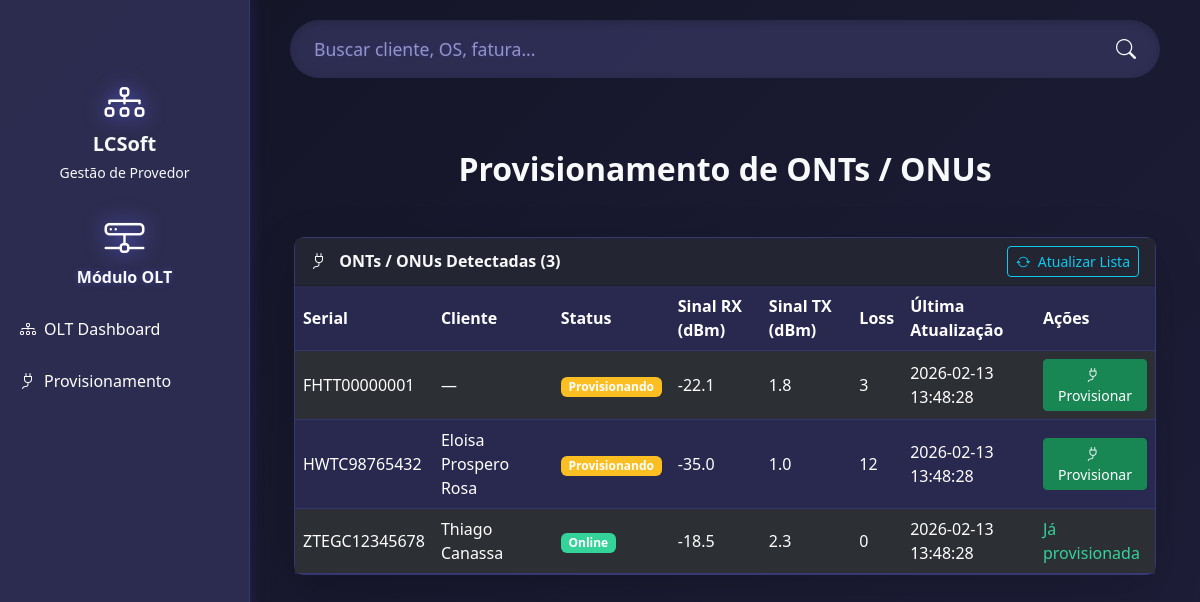
Screenshot of /provisionamento with the database file from the repository.
### tables this page shows
CREATE TABLE onus (
    id INTEGER PRIMARY KEY AUTOINCREMENT,
    olt_id INTEGER,
    serial TEXT UNIQUE NOT NULL,
    cliente_id INTEGER,
    status TEXT DEFAULT 'Offline',  -- Online, Offline, Provisionando, Erro
    sinal_rx REAL,
    sinal_tx REAL,
    loss INTEGER DEFAULT 0,
    ultima_atualizacao DATETIME,
    FOREIGN KEY (olt_id) REFERENCES olts(id),
    FOREIGN KEY (cliente_id) REFERENCES clientes(id)
);

CREATE TABLE clientes (
    id INTEGER PRIMARY KEY AUTOINCREMENT,
    nome TEXT NOT NULL,
    endereco TEXT,
    plano TEXT,
    status TEXT DEFAULT 'ativo',
    data_cadastro DATE
, email TEXT, telefone TEXT, status_contrato TEXT DEFAULT 'ativo');

### app.py (the view)
@app.route('/provisionamento')
def provisionamento():
    conn = get_db_connection()
    onus = conn.execute('''
        SELECT o.*, c.nome AS cliente_nome
        FROM onus o
        LEFT JOIN clientes c ON o.cliente_id = c.id
        ORDER BY o.serial
    ''').fetchall()
    conn.close()
    return render_template('provisionamento.html', onus=onus)

### app.py (called while the page is built)
def get_db_connection():
    conn = sqlite3.connect('isp_gestao.db')
    conn.row_factory = sqlite3.Row
    return conn

### templates/provisionamento.html
{% extends "base.html" %}
{% block content %}
<div class="container-fluid px-4 py-5">
    <h2 class="text-center mb-5 text-light fw-bold">Provisionamento de ONTs / ONUs</h2>
    <div class="card glass-card shadow-lg mb-5">
        <div
            class="card-header text-light fw-bold bg-dark bg-opacity-75 d-flex justify-content-between align-items-center">
            <div>
                <i class="bi bi-plug me-2"></i> ONTs / ONUs Detectadas ({{ onus|length }})
            </div>
            <a href="#" class="btn btn-outline-info btn-sm">
                <i class="bi bi-arrow-repeat me-1"></i> Atualizar Lista
            </a>
        </div>
        <div class="card-body p-0">
            {% if onus %}
            <div class="table-responsive">
                <table class="table table-hover table-dark table-striped m-0">
                    <thead>
                        <tr>
                            <th>Serial</th>
                            <th>Cliente</th>
                            <th>Status</th>
                            <th>Sinal RX (dBm)</th>
                            <th>Sinal TX (dBm)</th>
                            <th>Loss</th>
                            <th>Última Atualização</th>
                            <th>Ações</th>
                        </tr>
                    </thead>
                    <tbody>
                        {% for onu in onus %}
                        <tr>
                            <td>{{ onu['serial'] }}</td>
                            <td>{{ onu['cliente_nome'] or '—' }}</td>
                            <td>
                                <span
                                    class="badge {% if onu['status'] == 'Online' %}bg-success{% elif onu['status'] == 'Offline' %}bg-danger{% elif onu['status'] == 'Provisionando' %}bg-warning{% else %}bg-secondary{% endif %}">
                                    {{ onu['status'] }}
                                </span>
                            </td>
                            <td>{{ onu['sinal_rx'] or '—' }}</td>
                            <td>{{ onu['sinal_tx'] or '—' }}</td>
                            <td>{{ onu['loss'] or 0 }}</td>
                            <td>{{ onu['ultima_atualizacao'] or '—' }}</td>
                            <td>
                                {% if onu['status'] != 'Online' %}
                                <form method="POST" action="{{ url_for('provisionar_onu', onu_id=onu['id']) }}"
                                    class="d-inline">
                                    <button type="submit" class="btn btn-sm btn-success">
                                        <i class="bi bi-plug me-1"></i> Provisionar
                                    </button>
                                </form>
                                {% else %}
                                <span class="text-success">Já provisionada</span>
                                {% endif %}
                            </td>
                        </tr>
                        {% endfor %}
                    </tbody>
                </table>
            </div>
            {% else %}
            <div class="alert alert-info text-center m-4">
                Nenhuma ONU/ONT detectada ainda.
            </div>
            {% endif %}
        </div>
    </div>
</div>
{% endblock %}

### templates/base.html (shortened to what this page needs)
<!DOCTYPE html>
<html lang="pt-br">
<head>
    <link href="https://cdn.jsdelivr.net/npm/bootstrap@5.3.3/dist/css/bootstrap.min.css" rel="stylesheet">
    <link rel="stylesheet" href="https://cdn.jsdelivr.net/npm/bootstrap-icons@1.11.3/font/bootstrap-icons.min.css">
<body>
    <div class="sidebar" id="sidebar">
        <div class="management-section">
            <div class="text-center mt-5 pt-4 mb-3 section-header" id="toggleGestao">
                <i class="bi bi-diagram-3 fs-1 text-white mb-3"
                    style="font-size: 4rem; filter: drop-shadow(0 0 10px #6366f1);"></i>
                <h5 class="text-light fw-bold mb-1">LCSoft</h5>
                <small class="text-light opacity-90">Gestão de Provedor</small>
            </div>
        </div>
        <div class="olt-section mt-4">
            <div class="text-center mb-3 section-header" id="toggleOlt">
                <i class="bi bi-hdd-network fs-1 text-white mb-2"
                    style="font-size: 3rem; filter: drop-shadow(0 0 10px #6366f1);"></i>
                <h6 class="text-light fw-bold">Módulo OLT</h6>
            </div>
            <nav class="sidebar-nav olt-nav collapsed">
                <a href="/olt_dashboard"><i class="bi bi-diagram-3 me-2"></i><span>OLT Dashboard</span></a>
                <a href="/provisionamento"><i class="bi bi-plug me-2"></i><span>Provisionamento</span></a>
            </nav>
        </div>
    </div>
    <div class="main-content">
        <div class="search-bar mb-4" style="padding-left: 20px; padding-right: 20px;">
            <form class="d-flex position-relative w-100" action="{{ url_for('busca_global') }}" method="GET">
                <input class="form-control glass-card border-0 text-light rounded-pill ps-4 pe-5 py-3" type="search"
                    name="q" placeholder="Buscar cliente, OS, fatura..." required autofocus>
                <button class="btn position-absolute end-0 top-50 translate-middle-y pe-4" type="submit">
                    <i class="bi bi-search text-light fs-5"></i>
                </button>
            </form>
        </div>
        {% block content %}{% endblock %}
    </div>
</body>
</html>

### templates/base.html (style rules this page uses)
:root { --bg: linear-gradient(135deg, #141426, #1e1e3a); --text: #ffffff; --muted: #d0d0ff; --card-bg: rgba(50, 50, 90, 0.8); --border: rgba(99, 102, 241, 0.2); --glow: rgba(99, 102, 241, 0.15); --primary: #6366f1; --success: #34d399; --warning: #fbbf24; --danger: #f87171; }
body { background: var(--bg); color: var(--text); min-height: 100vh; margin: 0; }
.sidebar { position: fixed; inset: 0 auto 0 0; width: 250px; background: var(--card-bg); border-right: 1px solid var(--border); box-shadow: 0 0 15px var(--glow); z-index: 1000; overflow-y: auto; }
.sidebar a { color: var(--text); padding: 14px 20px; display: block; text-decoration: none; transition: background .3s; }
.main-content { margin-left: 250px; padding: 20px; min-height: 100vh; }
.card { background: var(--card-bg); border: 1px solid var(--border); box-shadow: 0 4px 12px var(--glow); border-radius: 10px; transition: box-shadow .3s; }
h1, h2, h3, h4, h5, h6, p, small, .text-muted, .form-label { color: var(--text); }
.form-control, .form-select { background: rgba(60, 60, 100, 0.9); border: 1px solid var(--border); color: var(--text); }
.text-success { color: var(--success) !important; }
.search-bar { max-width: 100%; margin: 0; padding: 0 20px 0 260px; }
.table-dark { --bs-table-bg: rgba(40, 40, 80, 0.8); --bs-table-color: #ffffff; --bs-table-border-color: rgba(99, 102, 241, 0.2); }
.table th, .table td { vertical-align: middle; }
.badge.bg-success { background-color: var(--success) !important; }
.search-bar .form-control { background: rgba(50, 50, 90, 0.85); border: 1px solid rgba(99, 102, 241, 0.3); color: #ffffff; border-radius: 10px 0 0 10px; }
.search-bar .form-control { background: rgba(50, 50, 90, 0.85); border: 1px solid rgba(99, 102, 241, 0.3); color: #ffffff; font-size: 1.1rem; box-shadow: inset 0 2px 8px rgba(0, 0, 0, 0.2); }
.search-bar .form-control::placeholder { color: #c0c0ff; opacity: 0.7; text-shadow: 0 0 4px rgba(99, 102, 241, 0.3); }
.search-bar .btn { background: transparent; border: none; color: #ffffff; transition: color .3s; }
.sidebar h6 { color: #a5b4fc; text-shadow: 0 0 6px rgba(99, 102, 241, 0.4); }
.section-header { cursor: pointer; transition: background .3s; }
.gestao-nav, .olt-nav { transition: all 0.4s ease-in-out; overflow: hidden; }
.section-header { transition: background 0.3s ease; }
.section-header { cursor: pointer; transition: background 0.3s ease; }
.gestao-nav, .olt-nav { transition: height 0.4s ease, opacity 0.4s ease, padding 0.4s ease; overflow: hidden; height: auto; opacity: 1; padding-top: 0; padding-bottom: 0; }
.badge.bg-success { background-color: #34d399 !important; }
.badge.bg-warning { background-color: #fbbf24 !important; }

### rows the page displays
onus: serial "FHTT00000001", onu "—", status "Provisionando", sinal_rx "-22.1", sinal_tx "1.8", loss "3", ultima_atualizacao "2026-02-13 13:48:28"
onus: serial "HWTC98765432", nome "Eloisa Prospero Rosa", status "Provisionando", sinal_rx "-35.0", sinal_tx "1.0", loss "12", ultima_atualizacao "2026-02-13 13:48:28"
onus: serial "ZTEGC12345678", nome "Thiago Canassa", status "Online", sinal_rx "-18.5", sinal_tx "2.3", loss "0", ultima_atualizacao "2026-02-13 13:48:28", shows "Já provisionada"

### other values shown
{{ onus|length }} "3"
